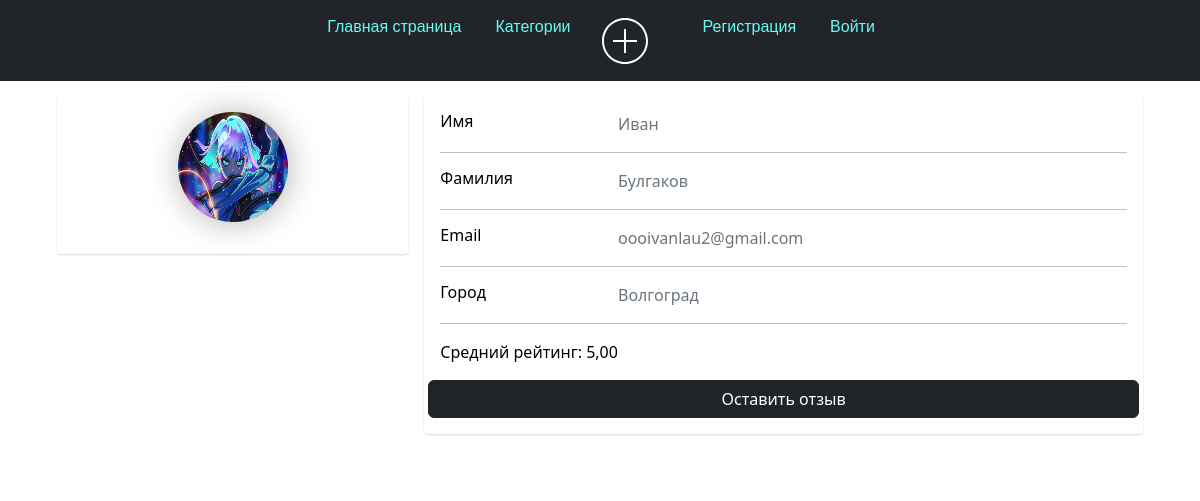
The page /me/profile_user/1/ on the database as committed earlier.
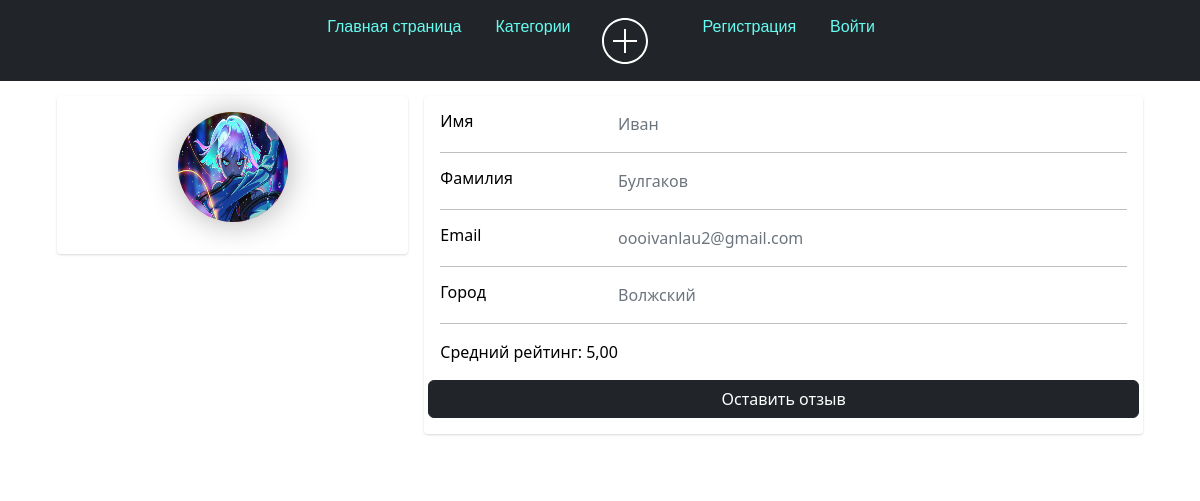
The same page on the database as committed later.
### user_profile/models.py (models this page shows)
class Profile(models.Model):
    user = models.OneToOneField(User, null=True, blank=True, on_delete=models.CASCADE)
    first_name = models.CharField(max_length=100)
    last_name = models.CharField(max_length=100)
    email = models.EmailField()
    telegram_url = models.URLField(blank=True, null=True)
    youtube_url = models.URLField(blank=True, null=True)
    vk_url = models.URLField(blank=True, null=True)
    profile_picture = models.ImageField("Изображения", default="profile_pictures/default_profile_picture.jpg",
                                        null=True,
                                        blank=True, upload_to='media/profile_pictures')
    city = models.CharField(max_length=100)
    def __str__(self):
        return self.user.username

### user_profile/views.py (the view)
# urls.py: path('me/', include('user_profile.urls')),
def user_profile(request, id):
    user = get_object_or_404(User, id=id)
    profile = user.profile
    reviews = Comment.objects.filter(profile=profile).order_by('-created_at')
    average_stars = reviews.aggregate(Avg('stars'))['stars__avg']
    form = ProfileForm(instance=profile)
    if request.method == 'POST':
        form = ProfileForm(request.POST, request.FILES, instance=profile)
        if form.is_valid():
            form.save()
            return redirect('user_home')
    context = {'form': form, 'profile': profile, 'reviews': reviews, 'average_stars': average_stars}
    return render(request, 'user_profile.html', context)

### user_profile/templates/user_profile.html (shortened to what this page needs)
{% extends 'tasks_app/layout.html' %}
{% block content %}
<div class="container">
    <div class="main-body">
          <div class="row gutters-sm">
            <div class="col-md-4 mb-3">
              <div class="card">
                <div class="card-body">
                  <div class="d-flex flex-column align-items-center text-center">
           <img class="profile-pic" src="{{ form.profile_picture.value.url }}" alt="logo">
                  </div>
                </div>
              </div>
            </div>
            <div class="col-md-8">
              <div class="card mb-3">
                <div class="card-body">
                  <div class="row">
                    <div class="col-sm-3">
                      <h6 class="mb-0">Имя</h6>
                    </div>
                    <div class="col-sm-9 text-secondary">
                        {% if form.first_name.value %}
                            {{ form.first_name.value }}
                        {% else %}
                            PUSTO
                        {% endif %}
                    </div>
                  </div>
                  <hr>
                  <div class="row">
                    <div class="col-sm-3">
                      <h6 class="mb-0">Фамилия</h6>
                    </div>
                    <div class="col-sm-9 text-secondary">
                    {{ form.last_name.value }}
                    </div>
                  </div>
                  <hr>
                  <div class="row">
                    <div class="col-sm-3">
                      <h6 class="mb-0">Email</h6>
                    </div>
                    <div class="col-sm-9 text-secondary">
                        {{ form.email.value }}
                    </div>
                  </div>
                  <hr>
                  <div class="row">
                    <div class="col-sm-3">
                      <h6 class="mb-0">Город</h6>
                    </div>
                    <div class="col-sm-9 text-secondary">
                      {{ form.city.value }}
                    </div>
                  </div>
                  <hr>
                  <p>Средний рейтинг:  {{ average_stars|floatformat:'2'|default:"Нет отзывов" }}</p>
                  <div class="row">
                      {% if user.username != profile.user.username %}
                          <a class="btn btn-dark" href="{% url 'add_comment' profile.user.id %}">Оставить отзыв</a>
                      {% endif %}
                  </div>
                </div>
              </div>
<details>
    <summary style="color: #fff;">Отзывы</summary>
  </details>
                    </div>
                  </div>
                </div>
              </div>
{% endblock %}

Rows that differ between the two databases and show on the page:
changed Profile "Иван": city.value "Волгоград" → "Волжский"
